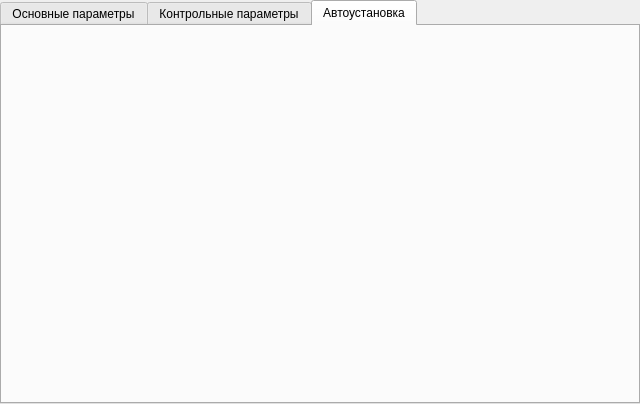
<?xml version="1.0" encoding="UTF-8"?>
<ui version="4.0">
 <class>SPRSettingsRentgenWidget</class>
 <widget class="QWidget" name="SPRSettingsRentgenWidget">
  <property name="geometry">
   <rect>
    <x>0</x>
    <y>0</y>
    <width>640</width>
    <height>404</height>
   </rect>
  </property>
  <property name="windowTitle">
   <string>Form</string>
  </property>
  <layout class="QVBoxLayout" name="verticalLayout">
   <property name="leftMargin">
    <number>0</number>
   </property>
   <property name="topMargin">
    <number>0</number>
   </property>
   <property name="rightMargin">
    <number>0</number>
   </property>
   <property name="bottomMargin">
    <number>0</number>
   </property>
   <item>
    <widget class="QTabWidget" name="tabWidget_3">
     <property name="statusTip">
      <string/>
     </property>
     <property name="currentIndex">
      <number>2</number>
     </property>
     <property name="iconSize">
      <size>
       <width>32</width>
       <height>32</height>
      </size>
     </property>
     <property name="tabsClosable">
      <bool>false</bool>
     </property>
     <property name="movable">
      <bool>true</bool>
     </property>
     <property name="tabBarAutoHide">
      <bool>false</bool>
     </property>
     <widget class="QWidget" name="tab_11">
      <attribute name="icon">
       <iconset resource="icons.qrc">
        <normaloff>:/icons/algoritmSettings/rentgen/icons/AlgoripmSerrings_tabs/Rentgens/Rentgen_Settings_Main_1.png</normaloff>:/icons/algoritmSettings/rentgen/icons/AlgoripmSerrings_tabs/Rentgens/Rentgen_Settings_Main_1.png</iconset>
      </attribute>
      <attribute name="title">
       <string>Основные параметры</string>
      </attribute>
      <layout class="QVBoxLayout" name="verticalLayout_10">
       <item>
        <widget class="SPRSettingsRentgenMainWidget" name="wSettingsRentgenMainWidget" native="true"/>
       </item>
      </layout>
     </widget>
     <widget class="QWidget" name="tab_12">
      <attribute name="icon">
       <iconset resource="icons.qrc">
        <normaloff>:/icons/algoritmSettings/rentgen/icons/AlgoripmSerrings_tabs/Rentgens/Rentgen_Settings_Controls_1.png</normaloff>:/icons/algoritmSettings/rentgen/icons/AlgoripmSerrings_tabs/Rentgens/Rentgen_Settings_Controls_1.png</iconset>
      </attribute>
      <attribute name="title">
       <string>Контрольные параметры</string>
      </attribute>
      <layout class="QVBoxLayout" name="verticalLayout_11">
       <item>
        <widget class="SPRSettingsRentgenControlWidget" name="wSettingsRentgenControlWidget" native="true"/>
       </item>
      </layout>
     </widget>
     <widget class="QWidget" name="tab_13">
      <attribute name="icon">
       <iconset resource="icons.qrc">
        <normaloff>:/icons/algoritmSettings/rentgen/icons/AlgoripmSerrings_tabs/Rentgens/Rentgen_Settings_Auto_1.png</normaloff>:/icons/algoritmSettings/rentgen/icons/AlgoripmSerrings_tabs/Rentgens/Rentgen_Settings_Auto_1.png</iconset>
      </attribute>
      <attribute name="title">
       <string>Автоустановка</string>
      </attribute>
      <layout class="QVBoxLayout" name="verticalLayout_12">
       <item>
        <widget class="SPRSettingsRentgenAutosetWidget" name="wSettingsRentgenAutoWidget" native="true"/>
       </item>
      </layout>
     </widget>
    </widget>
   </item>
  </layout>
 </widget>
 <customwidgets>
  <customwidget>
   <class>SPRSettingsRentgenMainWidget</class>
   <extends>QWidget</extends>
   <header>sprsettingsrentgenmainwidget.h</header>
   <container>1</container>
  </customwidget>
  <customwidget>
   <class>SPRSettingsRentgenControlWidget</class>
   <extends>QWidget</extends>
   <header>sprsettingsrentgencontrolwidget.h</header>
   <container>1</container>
  </customwidget>
  <customwidget>
   <class>SPRSettingsRentgenAutosetWidget</class>
   <extends>QWidget</extends>
   <header>sprsettingsrentgenautosetwidget.h</header>
   <container>1</container>
  </customwidget>
 </customwidgets>
 <resources>
  <include location="icons.qrc"/>
 </resources>
 <connections/>
</ui>
